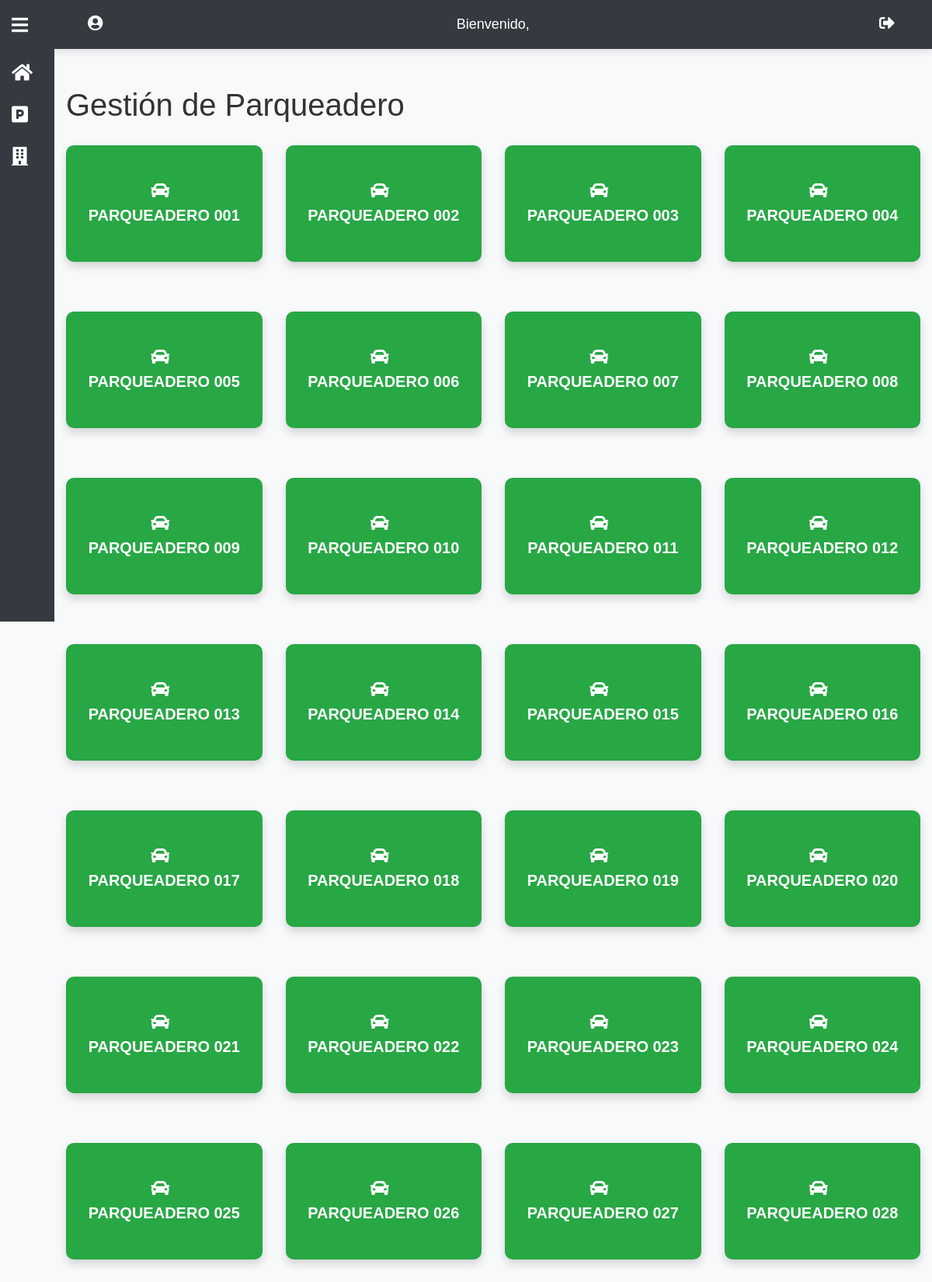
/app/views/parqueaderos/gestion.php (upper part), run on the app's committed database.
### tables this page shows
CREATE TABLE tb_parqueaderos (
    id INT AUTO_INCREMENT PRIMARY KEY,
    numero_parqueadero VARCHAR(10) NOT NULL,
    nombre_parqueadero VARCHAR(100) NOT NULL,
    estado VARCHAR(50) DEFAULT NULL
);

### app/views/parqueaderos/gestion.php (the view, shortened to what this page needs)
<?php
require_once __DIR__ . '/../../../config/database.php';
$query = "SELECT * FROM tb_parqueaderos";
$result = $conn->query($query);
$parqueaderos = $result->fetch_all(MYSQLI_ASSOC);
?>
<!DOCTYPE html>
<html lang="es">
<head>
    <link rel="stylesheet" href="https://maxcdn.bootstrapcdn.com/bootstrap/4.5.2/css/bootstrap.min.css">
    <link rel="stylesheet" href="https://cdnjs.cloudflare.com/ajax/libs/font-awesome/5.15.1/css/all.min.css">
    <link rel="stylesheet" href="/PROYECTO_APCR3.0/public/css/styles.css">
</head>
<body>
    <?php require_once __DIR__ . '/../partials/sidebar.php'; ?>
    <div id="content">
        <?php require_once __DIR__ . '/../partials/navbar.php'; ?>
            <div class="container mt-5">
            <h1>Gestión de Parqueadero</h1>
        <div class="row">
        <?php foreach ($parqueaderos as $parqueadero):
        $claseEstado = '';
        switch ($parqueadero['estado']) {
            default:
                $claseEstado = 'libre';
                break;
        }
    ?>
        <div class="col-md-3 mb-4">
            <button class="btn parking-button <?= $claseEstado ?>" data-toggle="modal" data-target="#modalParqueadero"
                data-id="<?= $parqueadero['id']; ?>"
                data-numero="<?= $parqueadero['numero_parqueadero']; ?>"
                data-nombre="<?= $parqueadero['nombre_parqueadero']; ?>">
                <i class="fas fa-car"></i> Parqueadero <?= $parqueadero['numero_parqueadero']; ?>
            </button>
        </div>
    <?php endforeach; ?>
</div>
</body>
</html>

### app/views/partials/sidebar.php (shortened to what this page needs)
<div id="sidebar">
    <button class="hamburger-btn" id="toggleSidebar">
        <i class="fas fa-bars"></i>
    </button>
    <a href="/PROYECTO_APCR3.0/usuarios/principal" class="menu-item">
        <i class="fas fa-home"></i>
    </a>
    <a href="/PROYECTO_APCR3.0/parqueaderos" class="menu-item">
        <i class="fas fa-parking"></i>
    </a>
    <a href="/PROYECTO_APCR3.0/zonas_comunes" class="menu-item">
        <i class="fas fa-building"></i>
    </a>
</div>

### app/views/partials/navbar.php (shortened to what this page needs)
<nav class="navbar navbar-expand-lg navbar-dark bg-dark">
  <div class="container-fluid">
    <a href="#" class="navbar-text text-white mx-2">
      <i class="fas fa-user-circle"></i>
    </a>
    <span class="navbar-text text-white mx-2">Bienvenido, <?= $_SESSION['usuario']; ?></span>
    <a href="/PROYECTO_APCR3.0/usuarios/logout" class="navbar-text text-white mx-2">
      <i class="fas fa-sign-out-alt"></i>
    </a>
  </div>
</nav>

### public/css/styles.css (style rules this page uses)
#sidebar { position: fixed; top: 0; left: 0; height: 100vh; width: 70px; background-color: #343a40; transition: width 0.3s ease; z-index: 1000; overflow: hidden; }
#sidebar .menu-item { display: flex; align-items: center; padding: 15px; color: white; text-decoration: none; transition: background-color 0.2s; }
#sidebar .menu-item i { font-size: 24px; margin-right: 10px; }
#sidebar .hamburger-btn { background: none; border: none; width: 100%; text-align: left; padding: 15px; font-size: 24px; color: white; cursor: pointer; }
#content { margin-left: 70px; transition: margin-left 0.3s ease; }
.parking-button { display: flex; align-items: center; justify-content: center; flex-direction: column; width: 200px; height: 150px; font-size: 18px; text-align: center; color: white; border-radius: 10px; margin: 20px auto; transition: background-color 0.3s, transform 0.2s; box-shadow: 0 4px 10px rgba(0, 0, 0, 0.1); text-decoration: none; }
.parking-button i { font-size: 40px; margin-bottom: 10px; color: white; }
.parking-button i { font-size: 30px; margin-bottom: 5px; }
.parking-button.libre { background-color: #28a745; }
.navbar { background-color: #343a40; box-shadow: 0 4px 8px rgba(0, 0, 0, 0.1); padding: 10px 20px; }
.navbar .navbar-text { font-size: 18px; color: #f8f9fa; }
.navbar .navbar-text i { font-size: 20px; color: #f8f9fa; margin-right: 5px; }
.navbar .navbar-text { transition: color 0.3s ease; }
* { margin: 0; padding: 0; box-sizing: border-box; }
body { font-family: 'Arial', sans-serif; background-color: #f5f5f5; color: #333; }
.parking-button { display: flex; justify-content: center; align-items: center; width: 100%; padding: 20px; margin-bottom: 20px; font-size: 20px; font-weight: bold; text-transform: uppercase; border-radius: 10px; text-align: center; color: white; box-shadow: 0 6px 12px rgba(0, 0, 0, 0.15); transition: transform 0.3s ease, box-shadow 0.3s ease; }
.parking-button i { margin-right: 10px; font-size: 24px; }
body { background-color: #f8f9fa; }

### data on the page
tb_parqueaderos: numero_parqueadero "001"
tb_parqueaderos: numero_parqueadero "002"
tb_parqueaderos: numero_parqueadero "003"
tb_parqueaderos: numero_parqueadero "004"
tb_parqueaderos: numero_parqueadero "005"
tb_parqueaderos: numero_parqueadero "006"
tb_parqueaderos: numero_parqueadero "007"
tb_parqueaderos: numero_parqueadero "008"
tb_parqueaderos: numero_parqueadero "009"
tb_parqueaderos: numero_parqueadero "010"
tb_parqueaderos: numero_parqueadero "011"
tb_parqueaderos: numero_parqueadero "012"
tb_parqueaderos: numero_parqueadero "013"
tb_parqueaderos: numero_parqueadero "014"
tb_parqueaderos: numero_parqueadero "015"
tb_parqueaderos: numero_parqueadero "016"
tb_parqueaderos: numero_parqueadero "017"
tb_parqueaderos: numero_parqueadero "018"
tb_parqueaderos: numero_parqueadero "019"
tb_parqueaderos: numero_parqueadero "020"
tb_parqueaderos: numero_parqueadero "021"
tb_parqueaderos: numero_parqueadero "022"
tb_parqueaderos: numero_parqueadero "023"
tb_parqueaderos: numero_parqueadero "024"
tb_parqueaderos: numero_parqueadero "025"
tb_parqueaderos: numero_parqueadero "026"
tb_parqueaderos: numero_parqueadero "027"
tb_parqueaderos: numero_parqueadero "028"
